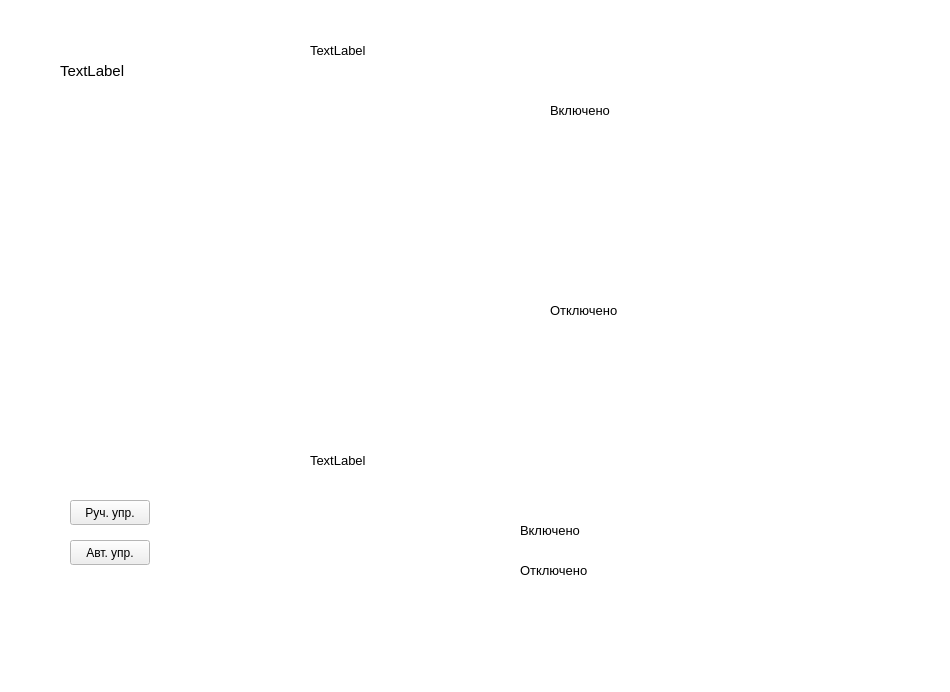
<?xml version="1.0" encoding="UTF-8"?>
<ui version="4.0">
 <class>CellDialog</class>
 <widget class="QWidget" name="CellDialog">
  <property name="geometry">
   <rect>
    <x>0</x>
    <y>0</y>
    <width>950</width>
    <height>692</height>
   </rect>
  </property>
  <property name="palette">
   <palette>
    <active>
     <colorrole role="Base">
      <brush brushstyle="SolidPattern">
       <color alpha="255">
        <red>255</red>
        <green>255</green>
        <blue>255</blue>
       </color>
      </brush>
     </colorrole>
     <colorrole role="Window">
      <brush brushstyle="SolidPattern">
       <color alpha="255">
        <red>255</red>
        <green>255</green>
        <blue>255</blue>
       </color>
      </brush>
     </colorrole>
    </active>
    <inactive>
     <colorrole role="Base">
      <brush brushstyle="SolidPattern">
       <color alpha="255">
        <red>255</red>
        <green>255</green>
        <blue>255</blue>
       </color>
      </brush>
     </colorrole>
     <colorrole role="Window">
      <brush brushstyle="SolidPattern">
       <color alpha="255">
        <red>255</red>
        <green>255</green>
        <blue>255</blue>
       </color>
      </brush>
     </colorrole>
    </inactive>
    <disabled>
     <colorrole role="Base">
      <brush brushstyle="SolidPattern">
       <color alpha="255">
        <red>255</red>
        <green>255</green>
        <blue>255</blue>
       </color>
      </brush>
     </colorrole>
     <colorrole role="Window">
      <brush brushstyle="SolidPattern">
       <color alpha="255">
        <red>255</red>
        <green>255</green>
        <blue>255</blue>
       </color>
      </brush>
     </colorrole>
    </disabled>
   </palette>
  </property>
  <property name="windowTitle">
   <string>Form</string>
  </property>
  <widget class="QLabel" name="label">
   <property name="geometry">
    <rect>
     <x>250</x>
     <y>80</y>
     <width>251</width>
     <height>361</height>
    </rect>
   </property>
   <property name="text">
    <string/>
   </property>
   <property name="pixmap">
    <pixmap resource="rs.qrc">:/Resources/Icon/CircuitBreakerOn.png</pixmap>
   </property>
   <property name="scaledContents">
    <bool>true</bool>
   </property>
  </widget>
  <widget class="QLabel" name="label_2">
   <property name="geometry">
    <rect>
     <x>250</x>
     <y>490</y>
     <width>231</width>
     <height>141</height>
    </rect>
   </property>
   <property name="text">
    <string/>
   </property>
   <property name="pixmap">
    <pixmap resource="rs.qrc">:/Resources/Icon/contactorOn.png</pixmap>
   </property>
   <property name="scaledContents">
    <bool>true</bool>
   </property>
  </widget>
  <widget class="ClickableLabel" name="onCircuit">
   <property name="geometry">
    <rect>
     <x>470</x>
     <y>270</y>
     <width>31</width>
     <height>31</height>
    </rect>
   </property>
   <property name="text">
    <string/>
   </property>
  </widget>
  <widget class="ClickableLabel" name="offCircuit">
   <property name="geometry">
    <rect>
     <x>470</x>
     <y>80</y>
     <width>31</width>
     <height>31</height>
    </rect>
   </property>
   <property name="text">
    <string/>
   </property>
  </widget>
  <widget class="QLabel" name="nameDisconnector">
   <property name="geometry">
    <rect>
     <x>310</x>
     <y>40</y>
     <width>81</width>
     <height>21</height>
    </rect>
   </property>
   <property name="font">
    <font>
     <pointsize>10</pointsize>
    </font>
   </property>
   <property name="text">
    <string>TextLabel</string>
   </property>
  </widget>
  <widget class="QLabel" name="nameContactor">
   <property name="geometry">
    <rect>
     <x>310</x>
     <y>450</y>
     <width>81</width>
     <height>21</height>
    </rect>
   </property>
   <property name="font">
    <font>
     <pointsize>10</pointsize>
    </font>
   </property>
   <property name="text">
    <string>TextLabel</string>
   </property>
  </widget>
  <widget class="QLabel" name="nameCell">
   <property name="geometry">
    <rect>
     <x>60</x>
     <y>50</y>
     <width>121</width>
     <height>41</height>
    </rect>
   </property>
   <property name="font">
    <font>
     <pointsize>11</pointsize>
    </font>
   </property>
   <property name="text">
    <string>TextLabel</string>
   </property>
  </widget>
  <widget class="QPushButton" name="manualButton">
   <property name="geometry">
    <rect>
     <x>70</x>
     <y>500</y>
     <width>80</width>
     <height>25</height>
    </rect>
   </property>
   <property name="text">
    <string>Руч. упр.</string>
   </property>
  </widget>
  <widget class="QPushButton" name="autoButton">
   <property name="geometry">
    <rect>
     <x>70</x>
     <y>540</y>
     <width>80</width>
     <height>25</height>
    </rect>
   </property>
   <property name="text">
    <string>Авт. упр.</string>
   </property>
  </widget>
  <widget class="ClickableLabel" name="onContactor">
   <property name="geometry">
    <rect>
     <x>444</x>
     <y>531</y>
     <width>20</width>
     <height>20</height>
    </rect>
   </property>
   <property name="text">
    <string/>
   </property>
  </widget>
  <widget class="ClickableLabel" name="offContactor">
   <property name="geometry">
    <rect>
     <x>444</x>
     <y>556</y>
     <width>20</width>
     <height>20</height>
    </rect>
   </property>
   <property name="text">
    <string/>
   </property>
  </widget>
  <widget class="QLabel" name="textDiscOm">
   <property name="geometry">
    <rect>
     <x>550</x>
     <y>90</y>
     <width>81</width>
     <height>41</height>
    </rect>
   </property>
   <property name="font">
    <font>
     <pointsize>10</pointsize>
    </font>
   </property>
   <property name="text">
    <string>Включено</string>
   </property>
  </widget>
  <widget class="QLabel" name="textDiscOff">
   <property name="geometry">
    <rect>
     <x>550</x>
     <y>290</y>
     <width>101</width>
     <height>41</height>
    </rect>
   </property>
   <property name="font">
    <font>
     <pointsize>10</pointsize>
    </font>
   </property>
   <property name="text">
    <string>Отключено</string>
   </property>
  </widget>
  <widget class="QLabel" name="textConOn">
   <property name="geometry">
    <rect>
     <x>520</x>
     <y>510</y>
     <width>81</width>
     <height>41</height>
    </rect>
   </property>
   <property name="font">
    <font>
     <pointsize>10</pointsize>
    </font>
   </property>
   <property name="text">
    <string>Включено</string>
   </property>
  </widget>
  <widget class="QLabel" name="textConOff">
   <property name="geometry">
    <rect>
     <x>520</x>
     <y>550</y>
     <width>101</width>
     <height>41</height>
    </rect>
   </property>
   <property name="font">
    <font>
     <pointsize>10</pointsize>
    </font>
   </property>
   <property name="text">
    <string>Отключено</string>
   </property>
  </widget>
  <widget class="QLabel" name="currentManagment">
   <property name="geometry">
    <rect>
     <x>480</x>
     <y>390</y>
     <width>411</width>
     <height>41</height>
    </rect>
   </property>
   <property name="font">
    <font>
     <pointsize>12</pointsize>
    </font>
   </property>
   <property name="layoutDirection">
    <enum>Qt::LeftToRight</enum>
   </property>
   <property name="text">
    <string/>
   </property>
   <property name="alignment">
    <set>Qt::AlignCenter</set>
   </property>
  </widget>
 </widget>
 <customwidgets>
  <customwidget>
   <class>ClickableLabel</class>
   <extends>QLabel</extends>
   <header>clickablelabel.h</header>
  </customwidget>
 </customwidgets>
 <resources>
  <include location="rs.qrc"/>
 </resources>
 <connections/>
</ui>
